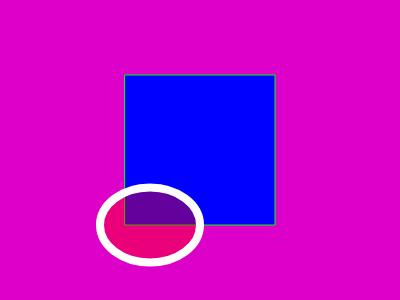
Frame 1 (no input)
Frame 60 (no input): identical to frame 1, image omitted
Frame 120 (the mouse pressed at the canvas centre since frame 60): identical to frame 1, image omitted

The p5.js sketch that drew this single still picture (run headless with seeded random() and noise() and a simulated clock; from frame 60 on, the mouse is pressed at the canvas centre):

// p5.js sketch
// ── sketch.js
function setup () {
    createCanvas(400, 300)
    print('hello')
}

function draw () {
    background (220, 0, 200)

    // line (0, 50, 400, 300)
    rectMode(CENTER)

    fill(0,0,255)
    stroke(0, 255, 0)
    strokeWeight(1)
    rect(200, 150, 150, 150)

    fill(255, 0, 0, 100)
    // noFill()
    stroke(255)
    // noStroke()
    strokeWeight(8)
    ellipse(150, 225, 100, 75)
}
